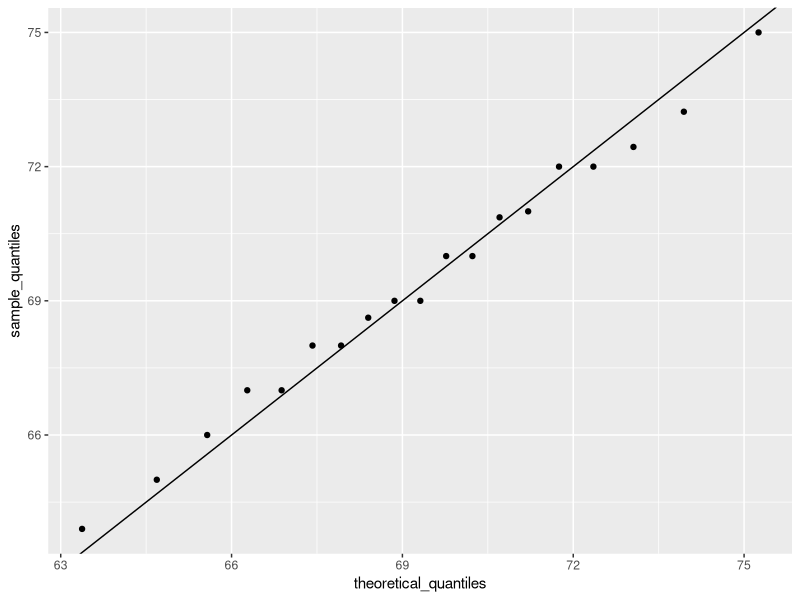
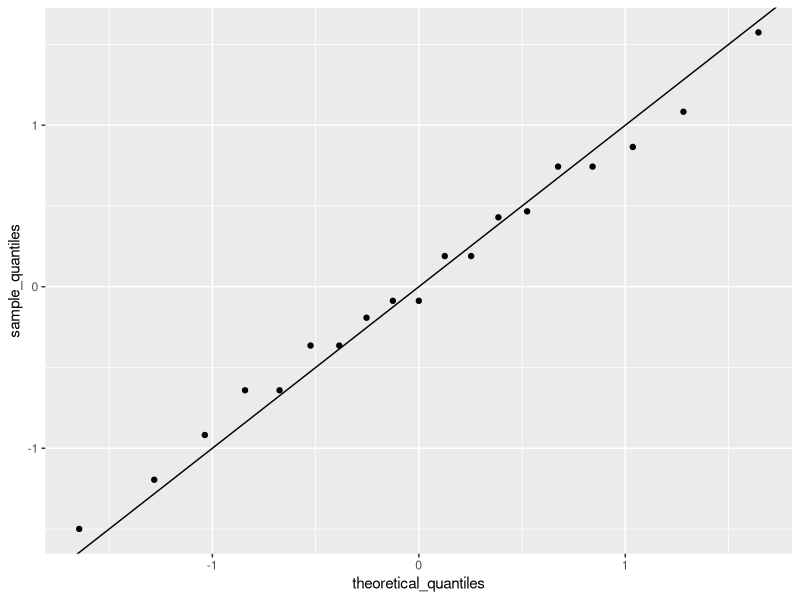
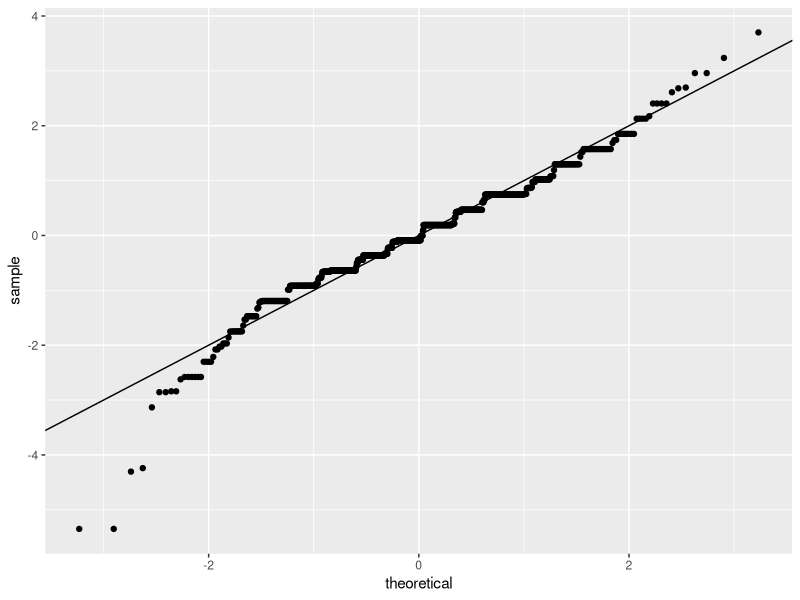

Reproduce these figures in R, in order. (Note: this script raises an error after producing the figures.)
## ---- chunk 1
library(tidyverse)
library(dslabs)
data(heights)
## ---- chunk 2
#> 
#> Female   Male 
#>  0.227  0.773
## ---- chunk 3
# It is about 0.25
## ---- chunk 4
# answer is b
## ---- chunk 5
#answer is b
## ---- chunk 6
#answer is c
## ---- chunk 7
h<-murders%>%mutate(rate=total/population*100000)
## ---- chunk 8
#answer is a
## ---- chunk 9
#answer is d
## ---- chunk 10
#answer is c
## ---- chunk 11
#answer is a
## ---- chunk 12
#answer is b
## ---- chunk 13
#answer is d
## ---- chunk 14
index <- heights$sex == "Male"
x <- heights$height[index]
## ---- chunk 15
m <- mean(x)
s <- sd(x)
c(average = m, sd = s)
#> average      sd 
#>   69.31    3.61
## ---- chunk 16
z <- scale(x)
## ---- chunk 17
mean(abs(z) < 2)
#> [1] 0.95
## ---- chunk 18
pnorm(-1.96)
#> [1] 0.025
## ---- chunk 19
qnorm(0.975)
#> [1] 1.96
## ---- chunk 20
qnorm(0.975, mean = 5, sd = 2)
#> [1] 8.92
## ---- chunk 21
mean(x <= 69.5)
#> [1] 0.515
## ---- chunk 22
p <- seq(0.05, 0.95, 0.05)
## ---- chunk 23
sample_quantiles <- quantile(x, p)
## ---- chunk 24
theoretical_quantiles <- qnorm(p, mean = mean(x), sd = sd(x))
## ---- chunk 25
qplot(theoretical_quantiles, sample_quantiles) + geom_abline()
## ---- chunk 26
sample_quantiles <- quantile(z, p)
theoretical_quantiles <- qnorm(p) 
qplot(theoretical_quantiles, sample_quantiles) + geom_abline()
## ---- chunk 27
heights %>% filter(sex == "Male") %>%
  ggplot(aes(sample = scale(height))) + 
  geom_qq() +
  geom_abline()
## ---- chunk 28
heights %>% filter(sex == "Female") %>% 
  top_n(5, desc(height)) %>%
  pull(height)
## ---- chunk 29
library(dslabs)
data(heights)
male <- heights$height[heights$sex == "Male"]
female <- heights$height[heights$sex == "Female"]
## ---- chunk 30
length(male)
length(female)
## ---- chunk 31
female_percentiles<-quantile(female,seq(0.1,0.9,0.2))
male_percentiles <- quantile(male, seq(0.1, 0.9,0.2))
data.frame(female_percentiles,male_percentiles)%>%pander()
## ---- chunk 32
#answer is 'Asia'
## ---- chunk 33
#answer is 'Africa'
## ---- chunk 34
#answer is '10milions'
## ---- chunk 35
#answer is b
## ---- chunk 36
#answer is 'Americas'
## ---- chunk 37
library(dslabs)
data(heights)
x <- heights$height[heights$sex=="Male"]
## ---- chunk 38
mean(x<=72) - mean(x<69)
## ---- chunk 39
pnorm(72,mean=mean(x),sd=sd(x))-pnorm(69,mean=mean(x),sd=sd(x)) 
## ---- chunk 40
a <- mean(x<=81) - mean(x<79)
b <- pnorm(81,mean=mean(x),sd=sd(x)) - pnorm(79,mean=mean(x),sd=sd(x))
a/b
## ---- chunk 41
1 - pnorm(84,mean=69,sd=3)
## ---- chunk 42
a <- 1 - pnorm(84,mean=69,sd=3)
1000000000*a
## ---- chunk 43
10/(1000000000*a)
## ---- chunk 44
a <- 1 - pnorm(80,mean=69,sd=3)
150/(1000000000*a)
## ---- chunk 45
#answer is a
## ---- chunk 46
murders %>% ggplot(aes(region)) + geom_bar()
## ---- chunk 47
data(murders)
tab <- murders %>% 
  count(region) %>% 
  mutate(proportion = n/sum(n))
tab
#>          region  n proportion
#> 1     Northeast  9      0.176
#> 2         South 17      0.333
#> 3 North Central 12      0.235
#> 4          West 13      0.255
## ---- chunk 48
tab %>% ggplot(aes(region, proportion)) + geom_bar(stat = "identity")
## ---- chunk 49
heights %>% 
  filter(sex == "Female") %>% 
  ggplot(aes(height)) + 
  geom_histogram()
## ---- chunk 50
#stat_bin() using bins = 30. Pick better value with binwidth.
## ---- chunk 51
heights %>% 
  filter(sex == "Female") %>% 
  ggplot(aes(height)) + 
  geom_histogram(binwidth = 1)
## ---- chunk 52
heights %>% 
  filter(sex == "Female") %>% 
  ggplot(aes(height)) +
  geom_histogram(binwidth = 1, fill = "blue", col = "black") +
  xlab("Female heights in inches") + 
  ggtitle("Histogram")
## ---- chunk 53
heights %>% 
  filter(sex == "Female") %>%
  ggplot(aes(height)) +
  geom_density()
## ---- chunk 54
heights %>% 
  filter(sex == "Female") %>%
  ggplot(aes(height)) +
  geom_density(fill="blue")
## ---- chunk 55
heights %>% 
  filter(sex == "Female") %>% ggplot(aes(height)) +
  geom_density(fill="blue", adjust = 2)
## ---- chunk 56
heights%>%ggplot(aes(sex,height))+geom_boxplot()
## ---- chunk 57
heights %>% filter(sex=="Male") %>%
  ggplot(aes(sample = height)) +
  geom_qq()
## ---- chunk 58
params <- heights %>% filter(sex=="Male") %>%
  summarize(mean = mean(height), sd = sd(height))

heights %>% filter(sex=="Male") %>%
  ggplot(aes(sample = height)) +
  geom_qq(dparams = params) +
  geom_abline()
## ---- chunk 59
heights %>% 
  filter(sex=="Male") %>%
  ggplot(aes(sample = scale(height))) + 
  geom_qq() +
  geom_abline()
## ---- chunk 60
x <- expand.grid(x = 1:12, y = 1:10) %>% 
  mutate(z = 1:120) 
## ---- chunk 61
x %>% ggplot(aes(x, y, fill = z)) + 
  geom_raster()
## ---- chunk 62
x %>% ggplot(aes(x, y, fill = z)) + 
  geom_raster() + 
  scale_fill_gradientn(colors =  terrain.colors(10))
## ---- chunk 63
x <- heights %>% 
  filter(sex=="Male") %>% 
  pull(height)
## ---- chunk 64
qplot(x)
## ---- chunk 65
qplot(sample = scale(x)) + geom_abline()
## ---- chunk 66
heights %>% qplot(sex, height, data = .)
## ---- chunk 67
heights %>% qplot(sex, height, data = ., geom = "boxplot")
## ---- chunk 68
qplot(x, geom = "density")
## ---- chunk 69
qplot(x, bins=15, color = I("black"), xlab = "Population")
## ---- chunk 70
#answer is c
## ---- chunk 71
heights %>% ggplot(aes(height)) 
## ---- chunk 72
heights %>% ggplot(aes(height)) + geom_histogram()
## ---- chunk 73
heights %>% ggplot(aes(height)) +
  geom_histogram(binwidth = 1)
## ---- chunk 74
heights %>% ggplot(aes(height)) + geom_density()
## ---- chunk 75
heights %>% ggplot(aes(height, group=sex)) + geom_density()
## ---- chunk 76
heights %>% ggplot(aes(height, col=sex)) + geom_density()
## ---- chunk 77
heights %>% 
  ggplot(aes(height, fill = sex)) + 
  geom_density() 
## ---- chunk 78
heights %>% ggplot(aes(height, fill=sex)) +
  geom_density(alpha=0.2)
